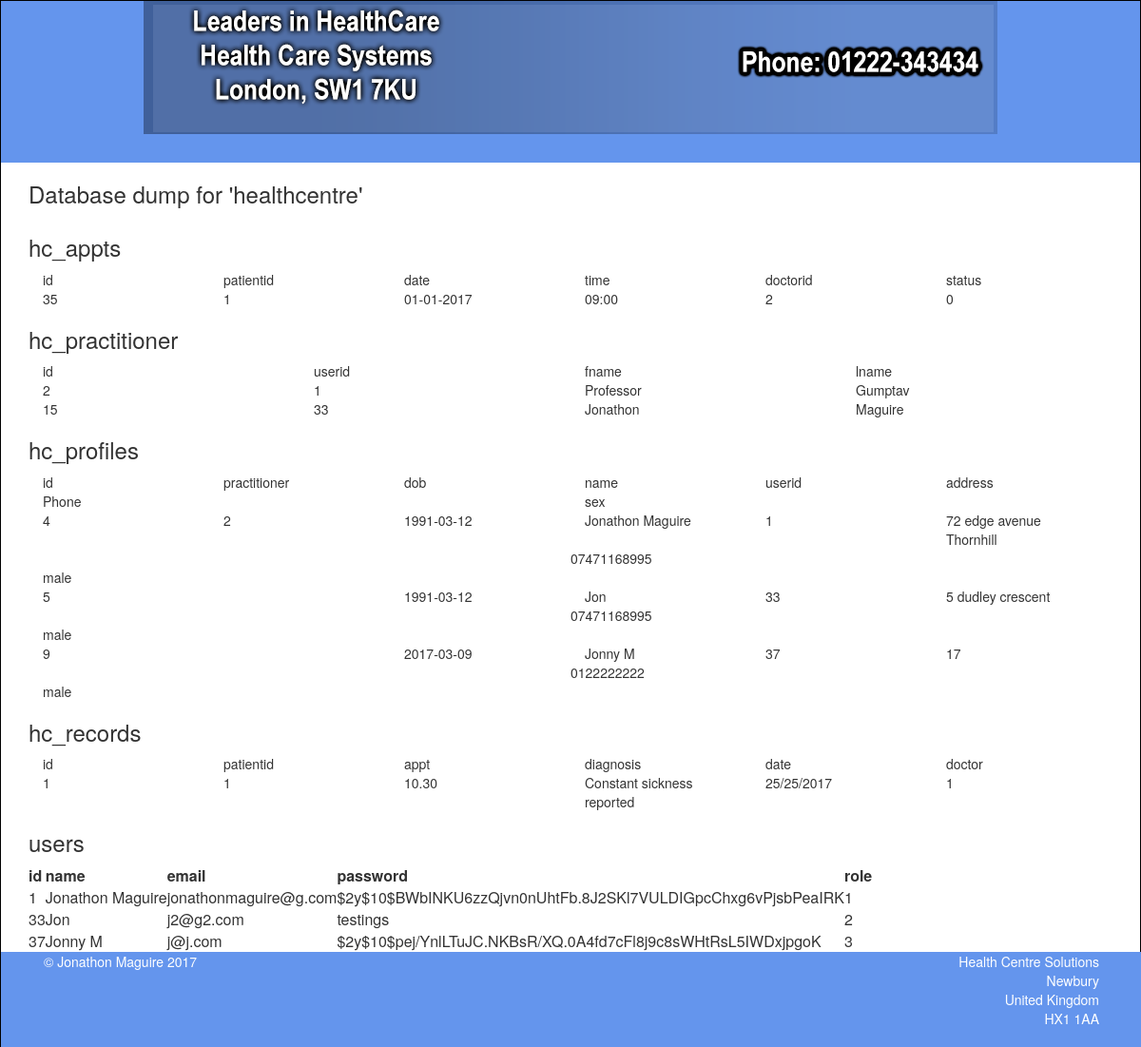
Screenshot of /design.php with the database file from the repository.
### tables this page shows
CREATE TABLE `hc_appts` (
  `id` int(11) NOT NULL,
  `patientid` int(11) NOT NULL,
  `date` varchar(25) NOT NULL,
  `time` varchar(20) NOT NULL,
  `doctorid` int(11) DEFAULT NULL,
  `status` int(11) NOT NULL DEFAULT '0'
);

CREATE TABLE `hc_practitioner` (
  `id` int(11) NOT NULL,
  `userid` int(11) UNSIGNED NOT NULL,
  `fname` varchar(20) NOT NULL,
  `lname` varchar(20) NOT NULL
);

CREATE TABLE `hc_profiles` (
  `id` int(11) NOT NULL,
  `practitioner` int(11) DEFAULT NULL,
  `dob` varchar(25) NOT NULL,
  `name` varchar(255) NOT NULL,
  `userid` int(11) UNSIGNED NOT NULL,
  `address` varchar(255) NOT NULL,
  `phone` varchar(50) NOT NULL,
  `sex` varchar(5) NOT NULL
);

CREATE TABLE `hc_records` (
  `id` int(11) NOT NULL,
  `patientid` int(11) NOT NULL,
  `appt` varchar(25) NOT NULL,
  `diagnosis` text NOT NULL,
  `date` varchar(255) NOT NULL,
  `doctor` int(11) UNSIGNED NOT NULL
);

CREATE TABLE `users` (
  `id` int(11) UNSIGNED NOT NULL,
  `name` varchar(255) NOT NULL,
  `email` varchar(255) NOT NULL,
  `password` varchar(255) NOT NULL,
  `role` int(11) NOT NULL DEFAULT '0'
);

### design.php (called while the page is built, shortened)
<?php
require_once('models/stats.class.php');
include('views/headerhtml.inc.php');
include('views/bodystart.inc.php');
include('views/header.inc.php');
include('views/design.inc.php');
include('views/footer.inc.php');
include('views/bodyend.inc.php');
?>

### models/stats.class.php (called while the page is built, shortened)
<?php
class stats{
    public static function getinformation($table){
                 $conn = DbConnect::getConnection();
        $stuff = [];
            $query = "SELECT * FROM ".$table."";
	       $resultset = $conn->query($query);
	       while ($patients = $resultset->fetch()) {
                $stuff[] = $patients;
	           }
            return $stuff;
    }
}
?>

### views/design.inc.php (the view, shortened to what this page needs)
<div class="container-lg">
<div class="row">
<div class="container">
<div class="row">
    <div class="col-lg-12">
    <h3>Database dump for 'healthcentre'</h3>
    </div>
    <?php
    $table = 'hc_appts';
    $information = stats::getinformation($table);
    ?>
    <div class="col-lg-12">
    <h3><?php echo $table; ?></h3>
    </div>
    <div class="col-lg-12">
    <div class="col-md-2">id</div>
    <div class="col-md-2">patientid</div>
    <div class="col-md-2">date</div>
    <div class="col-md-2">time</div>
    <div class="col-md-2">doctorid</div>
    <div class="col-md-2">status</div>
    </div>
    <?php
    foreach($information AS $info){
    ?>
    <div class="col-lg-12">
    <div class="col-md-2"><?php echo $info['id']; ?></div>
    <div class="col-md-2"><?php echo $info['patientid']; ?></div>
    <div class="col-md-2"><?php echo $info['date']; ?></div>
    <div class="col-md-2"><?php echo $info['time']; ?></div>
    <div class="col-md-2"><?php echo $info['doctorid']; ?></div>
    <div class="col-md-2"><?php echo $info['status']; ?></div>
    </div>
<?php
    }
    ?>
        <?php
    $table = 'hc_practitioner';
    $information = stats::getinformation($table);
    ?>
    <div class="col-lg-12">
    <h3><?php echo $table; ?></h3>
    </div>
    <div class="col-lg-12">
    <div class="col-md-3">id</div>
    <div class="col-md-3">userid</div>
    <div class="col-md-3">fname</div>
    <div class="col-md-3">lname</div>
    </div>
    <?php
    foreach($information AS $info){
    ?>
    <div class="col-lg-12">
    <div class="col-md-3"><?php echo $info['id']; ?></div>
    <div class="col-md-3"><?php echo $info['userid']; ?></div>
    <div class="col-md-3"><?php echo $info['fname']; ?></div>
    <div class="col-md-3"><?php echo $info['lname']; ?></div>
    </div>
<?php
    }
    ?>
        <?php
    $table = 'hc_profiles';
    $information = stats::getinformation($table);
    ?>
    <div class="col-lg-12">
    <h3><?php echo $table; ?></h3>
    </div>
    <div class="col-lg-12">
    <div class="col-md-2">id</div>
    <div class="col-md-2">practitioner</div>
    <div class="col-md-2">dob</div>
    <div class="col-md-2">name</div>
    <div class="col-md-2">userid</div>
    <div class="col-md-2">address</div>
    </div>
    <div class="col-lg-12">
    <div class="col-md-6">
    Phone
    </div>
    <div class="col-md-6">
    sex
    </div>
    </div>
    <?php
    foreach($information AS $info){
    ?>
    <div class="col-lg-12">
    <div class="col-md-2"><?php echo $info['id']; ?></div>
    <div class="col-md-2"><?php echo $info['practitioner']; ?></div>
    <div class="col-md-2"><?php echo $info['dob']; ?></div>
    <div class="col-md-2"><?php echo $info['name']; ?></div>
    <div class="col-md-2"><?php echo $info['userid']; ?></div>
    <div class="col-md-2"><?php echo $info['address']; ?></div>
    </div>
    <div class="col-lg-12">
    <?php echo $info['phone']; ?>
    <div class="col-md-6">
    </div>
    <div class="col-md-6">
     <?php echo $info['sex']; ?>
    </div>
    </div>
<?php
    }
    ?>
        <?php
    $table = 'hc_records';
    $information = stats::getinformation($table);
    ?>
    <div class="col-lg-12">
    <h3><?php echo $table; ?></h3>
    </div>
    <div class="col-lg-12">
    <div class="col-md-2">id</div>
    <div class="col-md-2">patientid</div>
    <div class="col-md-2">appt</div>
    <div class="col-md-2">diagnosis</div>
    <div class="col-md-2">date</div>
    <div class="col-md-2">doctor</div>
    </div>
    <?php
    foreach($information AS $info){
    ?>
    <div class="col-lg-12">
    <div class="col-md-2"><?php echo $info['id']; ?></div>
    <div class="col-md-2"><?php echo $info['patientid']; ?></div>
    <div class="col-md-2"><?php echo $info['appt']; ?></div>
    <div class="col-md-2"><?php echo $info['diagnosis']; ?></div>
    <div class="col-md-2"><?php echo $info['date']; ?></div>
    <div class="col-md-2"><?php echo $info['doctor']; ?></div>
    </div>
<?php
    }
    ?>
        <?php
    $table = 'users';
    $information = stats::getinformation($table);
    ?>
    <div class="col-lg-12">
    <h3><?php echo $table; ?></h3>
    </div>
    <div class="col-lg-12">
    <table>
    <tr>
    <th>id</th>
    <th>name</th>
    <th>email</th>
    <th>password</th>
    <th>role</th>
    </tr>
    <?php
    foreach($information AS $info){
    ?>
            <tr>
        <td><?php echo $info['id']; ?></td>
        <td><?php echo $info['name']; ?></td>
        <td><?php echo $info['email']; ?></td>
        <td><?php echo $info['password']; ?></td>
        <td><?php echo $info['role']; ?></td>
        </tr>
<?php
    }
    ?>
        </table>
    </div>
    </div>
</div>
</div>
</div>

### views/headerhtml.inc.php (shortened to what this page needs)
<html>
<head>
  <link rel="stylesheet" type="text/css" href="https://maxcdn.bootstrapcdn.com/bootstrap/3.3.6/css/bootstrap.min.css">
  <link rel="stylesheet" type="text/css" href="css/home.css">
</head>

### views/bodystart.inc.php
<body>

### views/header.inc.php (shortened to what this page needs)
<div class="container-lg header">
<div class="row">
<div class="container">
<div class="row">
        <div class="col-lg-12" style="margin-bottom:10px;">
            <img src="images/core/headertag.png" class="img-responsive center-block">
        </div>
    <div class="col-lg-12">
    </div>
    </div>
</div>
</div>
</div>

### views/footer.inc.php
<div class="container-lg footer">
<div class="row">
<div class="container">
<div class="row">
    <div class="col-lg-12 whitetext">
        <div class="col-md-6">
        &copy; Jonathon Maguire 2017
        </div>
         <div class="col-md-6" style="text-align:right;">
        <address>
        Health Centre Solutions<br>
        Newbury<br>
        United Kingdom<br>
        HX1 1AA
        </address>
        </div>
    </div>
    </div>
</div>
</div>
</div>

### views/bodyend.inc.php
</body>
</html>

### css/home.css (style rules this page uses)
body { border:1px solid black; }
.header { height:auto; background-color:cornflowerblue; }
.footer { background-color:cornflowerblue; position:absolute; height:auto; width:100%; }
.whitetext { color:#FFF; }

### rows the page displays
hc_appts: id "35", patientid "1", date "01-01-2017", time "09:00", doctorid "2", status "0"
hc_practitioner: id "2", userid "1", fname "Professor", lname "Gumptav"
hc_practitioner: id "15", userid "33", fname "Jonathon", lname "Maguire"
hc_profiles: id "4", practitioner "2", dob "1991-03-12", name "Jonathon Maguire", userid "1", address "72 edge avenue Thornhill", phone "07471168995", sex "male"
hc_profiles: id "5", dob "1991-03-12", name "Jon", userid "33", address "5 dudley crescent", phone "07471168995", sex "male"
hc_profiles: id "9", dob "2017-03-09", name "Jonny M", userid "37", address "17", phone "0122222222", sex "male"
hc_records: id "1", patientid "1", appt "10.30", diagnosis "Constant sickness reported", date "25/25/2017", doctor "1"
users: id "1", name "Jonathon Maguire", email "jonathonmaguire@g.com", password "$2y$10$BWbINKU6zzQjvn0nUhtFb.8J2SKl7VULDIGpcChxg6vPjsbPeaIRK", role "1"
users: id "33", name "Jon", email "j2@g2.com", password "testings", role "2"
users: id "37", name "Jonny M", email "j@j.com", password "$2y$10$pej/YnlLTuJC.NKBsR/XQ.0A4fd7cFl8j9c8sWHtRsL5IWDxjpgoK", role "3"

### other values shown
$table "hc_appts"
$table "hc_practitioner"
$table "hc_profiles"
$table "hc_records"
$table "users"
